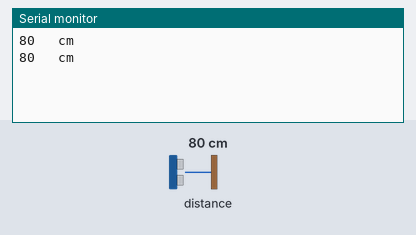
The sketch below on a simulated ESP8266 (NodeMCU). Parts: the last lines printed to the serial monitor. Wiring (inferred from the names in the program): ultrasonic range finder: trigger D2; echo D3. The test bench sets the inputs (shaded band); at power-on: distance to the obstacle 80 cm. The echo pulse lasts 58.3 µs per cm.

Above: at 1.8 s.
1.9 s: distance to the obstacle set to 2 cm
At 2.8 s:
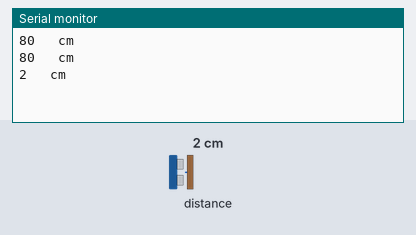
3.4 s: distance to the obstacle set to 4 cm
At 4.8 s:
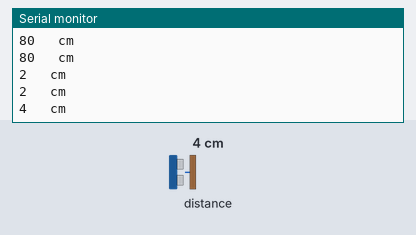
Timing chart, 0 to 6.4 s (numbered marks = the images above; inputs shaded):
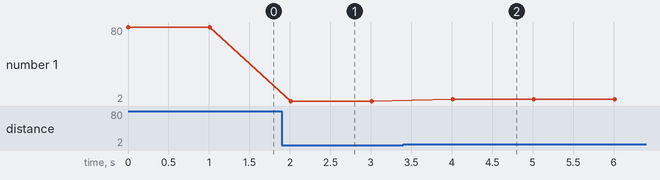

The sketch:

contoh.ino
```cpp
#include <ESP8266WiFi.h>

#define ECHOPIN D3// Pin to receive echo pulse
#define TRIGPIN D2// Pin to send trigger pulse
void setup(){
  Serial.begin(115200);
  pinMode(ECHOPIN, INPUT);
  pinMode(TRIGPIN, OUTPUT);
  digitalWrite(ECHOPIN, HIGH);
}
void loop(){
  digitalWrite(TRIGPIN, LOW); // Set the trigger pin to low for 2uS
  delayMicroseconds(2);
  digitalWrite(TRIGPIN, HIGH); // Send a 10uS high to trigger ranging
  delayMicroseconds(10);
  digitalWrite(TRIGPIN, LOW); // Send pin low again
  int distance = pulseIn(ECHOPIN, HIGH,26000); // Read in times pulse
  distance= distance/58;
  Serial.print(distance);
  Serial.println("   cm");
  delay(1000);// Wait 50mS before next ranging
}
```

Measured:
- after the input at 1.9 s, the serial monitor: prints a new line after 0.11 s (image 1)
- after the input at 3.4 s, the serial monitor: prints a new line after 0.61 s (image 2)
- plotted number 1: 80 → 2 after the input at 1.9 s, 2 → 4 after the input at 3.4 s
